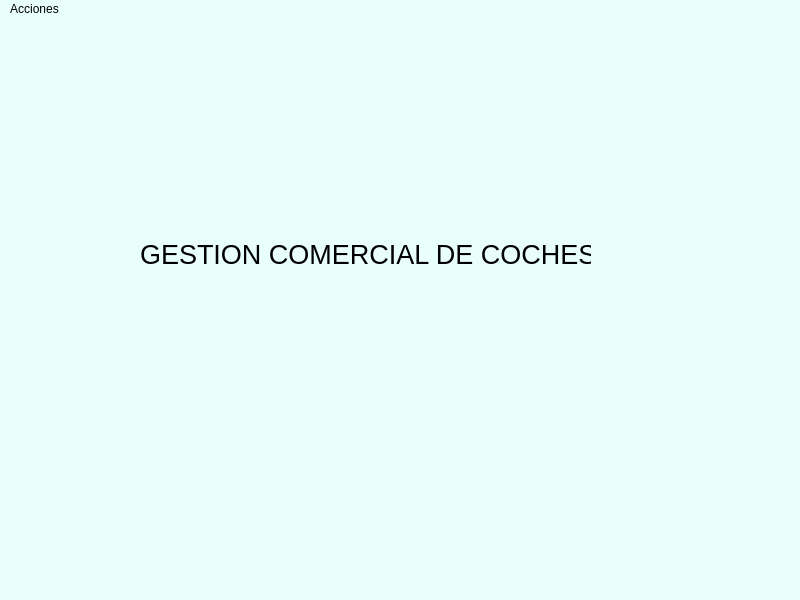
<?xml version="1.0" encoding="UTF-8"?>
<ui version="4.0">
 <class>MainWindow</class>
 <widget class="QMainWindow" name="MainWindow">
  <property name="geometry">
   <rect>
    <x>0</x>
    <y>0</y>
    <width>800</width>
    <height>600</height>
   </rect>
  </property>
  <property name="windowTitle">
   <string>MainWindow</string>
  </property>
  <property name="styleSheet">
   <string notr="true">background-color: rgb(233, 255, 252);</string>
  </property>
  <widget class="QWidget" name="centralwidget">
   <widget class="QLabel" name="label">
    <property name="geometry">
     <rect>
      <x>140</x>
      <y>110</y>
      <width>451</width>
      <height>251</height>
     </rect>
    </property>
    <property name="font">
     <font>
      <pointsize>20</pointsize>
     </font>
    </property>
    <property name="text">
     <string>&lt;html&gt;&lt;head/&gt;&lt;body&gt;&lt;p align=&quot;center&quot;&gt;GESTION COMERCIAL DE COCHES&lt;/p&gt;&lt;/body&gt;&lt;/html&gt;</string>
    </property>
   </widget>
  </widget>
  <widget class="QMenuBar" name="menubar">
   <property name="geometry">
    <rect>
     <x>0</x>
     <y>0</y>
     <width>800</width>
     <height>21</height>
    </rect>
   </property>
   <widget class="QMenu" name="menuAcciones">
    <property name="title">
     <string>Acciones</string>
    </property>
    <addaction name="actionRegistrar_coche"/>
    <addaction name="actionListar_coches"/>
   </widget>
   <addaction name="menuAcciones"/>
  </widget>
  <widget class="QStatusBar" name="statusbar"/>
  <action name="actionRegistrar_coche">
   <property name="text">
    <string>Registrar coche</string>
   </property>
  </action>
  <action name="actionListar_coches">
   <property name="text">
    <string>Listar coches</string>
   </property>
  </action>
 </widget>
 <resources/>
 <connections/>
</ui>
